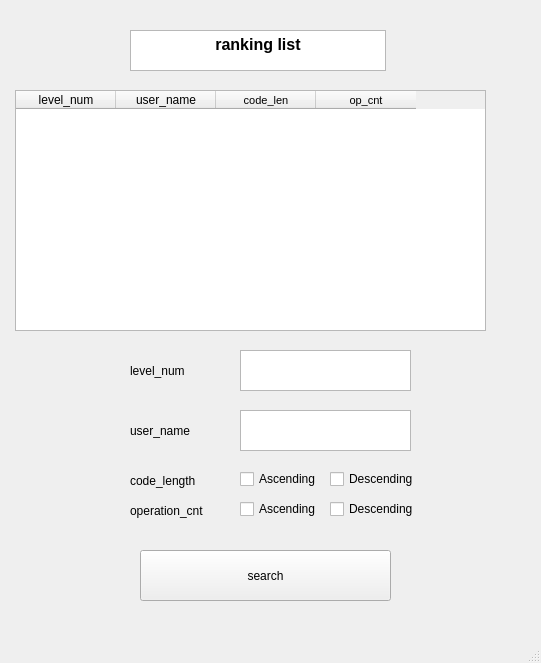
<?xml version="1.0" encoding="UTF-8"?>
<ui version="4.0">
 <class>MainWindow</class>
 <widget class="QMainWindow" name="MainWindow">
  <property name="geometry">
   <rect>
    <x>0</x>
    <y>0</y>
    <width>541</width>
    <height>663</height>
   </rect>
  </property>
  <property name="windowTitle">
   <string>ranking</string>
  </property>
  <widget class="QWidget" name="centralwidget">
   <widget class="QTableWidget" name="tableWidget">
    <property name="geometry">
     <rect>
      <x>15</x>
      <y>90</y>
      <width>471</width>
      <height>241</height>
     </rect>
    </property>
    <column>
     <property name="text">
      <string>level_num</string>
     </property>
     <property name="background">
      <color>
       <red>255</red>
       <green>255</green>
       <blue>255</blue>
      </color>
     </property>
    </column>
    <column>
     <property name="text">
      <string>user_name</string>
     </property>
     <property name="background">
      <color>
       <red>255</red>
       <green>255</green>
       <blue>255</blue>
      </color>
     </property>
    </column>
    <column>
     <property name="text">
      <string>code_len</string>
     </property>
     <property name="font">
      <font>
       <family>Arial</family>
       <pointsize>8</pointsize>
      </font>
     </property>
     <property name="background">
      <color>
       <red>255</red>
       <green>255</green>
       <blue>255</blue>
      </color>
     </property>
    </column>
    <column>
     <property name="text">
      <string>op_cnt</string>
     </property>
     <property name="font">
      <font>
       <family>Arial</family>
       <pointsize>8</pointsize>
      </font>
     </property>
     <property name="background">
      <color>
       <red>255</red>
       <green>255</green>
       <blue>255</blue>
      </color>
     </property>
    </column>
   </widget>
   <widget class="QTextBrowser" name="textBrowser">
    <property name="geometry">
     <rect>
      <x>130</x>
      <y>30</y>
      <width>256</width>
      <height>41</height>
     </rect>
    </property>
    <property name="html">
     <string>&lt;!DOCTYPE HTML PUBLIC &quot;-//W3C//DTD HTML 4.0//EN&quot; &quot;http://www.w3.org/TR/REC-html40/strict.dtd&quot;&gt;
&lt;html&gt;&lt;head&gt;&lt;meta name=&quot;qrichtext&quot; content=&quot;1&quot; /&gt;&lt;style type=&quot;text/css&quot;&gt;
p, li { white-space: pre-wrap; }
&lt;/style&gt;&lt;/head&gt;&lt;body style=&quot; font-family:'SimSun'; font-size:9pt; font-weight:400; font-style:normal;&quot;&gt;
&lt;p align=&quot;center&quot; style=&quot; margin-top:0px; margin-bottom:0px; margin-left:0px; margin-right:0px; -qt-block-indent:0; text-indent:0px;&quot;&gt;&lt;span style=&quot; font-size:12pt; font-weight:600;&quot;&gt;ranking list&lt;/span&gt;&lt;/p&gt;&lt;/body&gt;&lt;/html&gt;</string>
    </property>
   </widget>
   <widget class="QLabel" name="label">
    <property name="geometry">
     <rect>
      <x>130</x>
      <y>420</y>
      <width>91</width>
      <height>21</height>
     </rect>
    </property>
    <property name="text">
     <string>user_name</string>
    </property>
   </widget>
   <widget class="QLabel" name="label_2">
    <property name="geometry">
     <rect>
      <x>130</x>
      <y>360</y>
      <width>91</width>
      <height>21</height>
     </rect>
    </property>
    <property name="text">
     <string>level_num</string>
    </property>
   </widget>
   <widget class="QLabel" name="label_3">
    <property name="geometry">
     <rect>
      <x>130</x>
      <y>470</y>
      <width>91</width>
      <height>21</height>
     </rect>
    </property>
    <property name="text">
     <string>code_length</string>
    </property>
   </widget>
   <widget class="QLabel" name="label_4">
    <property name="geometry">
     <rect>
      <x>130</x>
      <y>500</y>
      <width>101</width>
      <height>21</height>
     </rect>
    </property>
    <property name="text">
     <string>operation_cnt</string>
    </property>
   </widget>
   <widget class="QTextBrowser" name="textBrowser_user">
    <property name="geometry">
     <rect>
      <x>240</x>
      <y>410</y>
      <width>171</width>
      <height>41</height>
     </rect>
    </property>
   </widget>
   <widget class="QTextBrowser" name="textBrowser_level">
    <property name="geometry">
     <rect>
      <x>240</x>
      <y>350</y>
      <width>171</width>
      <height>41</height>
     </rect>
    </property>
   </widget>
   <widget class="QPushButton" name="pushButton">
    <property name="geometry">
     <rect>
      <x>140</x>
      <y>550</y>
      <width>251</width>
      <height>51</height>
     </rect>
    </property>
    <property name="text">
     <string>search</string>
    </property>
   </widget>
   <widget class="QWidget" name="layoutWidget">
    <property name="geometry">
     <rect>
      <x>240</x>
      <y>470</y>
      <width>174</width>
      <height>18</height>
     </rect>
    </property>
    <layout class="QHBoxLayout" name="horizontalLayout">
     <item>
      <widget class="QCheckBox" name="code_length_as">
       <property name="text">
        <string>Ascending </string>
       </property>
       <property name="autoExclusive">
        <bool>true</bool>
       </property>
      </widget>
     </item>
     <item>
      <widget class="QCheckBox" name="code_length_de">
       <property name="text">
        <string>Descending </string>
       </property>
       <property name="autoExclusive">
        <bool>true</bool>
       </property>
      </widget>
     </item>
    </layout>
   </widget>
   <widget class="QWidget" name="layoutWidget">
    <property name="geometry">
     <rect>
      <x>240</x>
      <y>500</y>
      <width>174</width>
      <height>18</height>
     </rect>
    </property>
    <layout class="QHBoxLayout" name="horizontalLayout_2">
     <item>
      <widget class="QCheckBox" name="operation_count_as">
       <property name="text">
        <string>Ascending </string>
       </property>
       <property name="autoExclusive">
        <bool>true</bool>
       </property>
      </widget>
     </item>
     <item>
      <widget class="QCheckBox" name="operation_cnt_de">
       <property name="text">
        <string>Descending </string>
       </property>
       <property name="autoExclusive">
        <bool>true</bool>
       </property>
      </widget>
     </item>
    </layout>
   </widget>
  </widget>
  <widget class="QMenuBar" name="menubar">
   <property name="geometry">
    <rect>
     <x>0</x>
     <y>0</y>
     <width>541</width>
     <height>22</height>
    </rect>
   </property>
  </widget>
  <widget class="QStatusBar" name="statusbar"/>
 </widget>
 <resources/>
 <connections/>
</ui>
